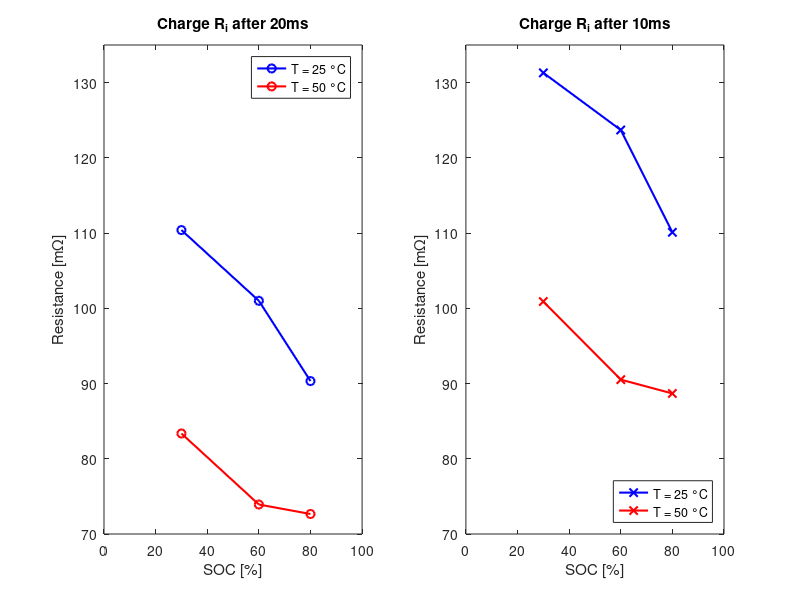

MATLAB code for this plot:
SOC = [30, 60, 80];

Resistance_25_20ms = [110.4, 101.0 , 90.33];
Resistance_50_20ms = [83.36, 73.92,72.66];
Resistance_25_10ms = [131.3, 123.7, 110.1];
Resistance_50_10ms = [100.9, 90.52, 88.68];

% Plot SOC vs Resistance for charge at 20 ms
subplot(1, 2, 1);
plot(SOC, Resistance_25_20ms, 'bo-', 'LineWidth', 1.5);
hold on
plot(SOC, Resistance_50_20ms, 'ro-', 'LineWidth', 1.5);
xlabel('SOC [%]');
ylabel('Resistance [mΩ]');
legend('T = 25 °C', 'T = 50 °C','Location', 'northeast');
title('Charge R_i after 20ms')
xlim([0 100]);
ylim([70 135]);
xticks(0:20:100);
hold off

% Plot SOC vs Resistance for charge at 10 ms
subplot(1, 2, 2);
plot(SOC, Resistance_25_10ms, 'bx-', 'LineWidth', 1.5);
hold on
plot(SOC, Resistance_50_10ms, 'rx-', 'LineWidth', 1.5);
xlabel('SOC [%]');
ylabel('Resistance [mΩ]');
legend('T = 25 °C','T = 50 °C','Location', 'southeast');
title('Charge R_i after 10ms')
xlim([0 100]);
ylim([70 135]);
xticks(0:20:100);
hold off